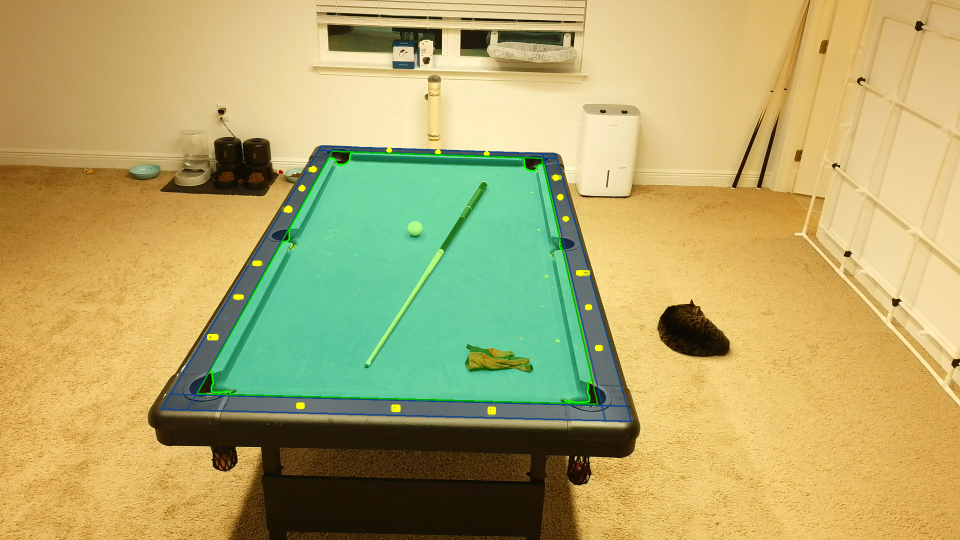
#> input picture tests/fixtures/table_live.png, 1920 x 1080 px (shown at 1/2 size)
$ python eval_table.py
#> lines starting #> are read from the running program, lines starting #| are printed output that depends on the picture; after the words box and inside, x2 and y2 are one past the last pixel; in counts of white or black regions, pixels touching at a corner belong together
#> (reads tests/fixtures/table_fixture.json from the repository)
#> in main, frame is the input picture: shape (1080, 1920, 3); mean B, G, R 106.2, 167.7, 177.8
### src/billiards_trainer/vision/felt.py
"""Felt / table-surface detection.

A faithful Python port of the C++ ``FeltDetection`` module (the strongest part
of the original prototype). Algorithm, unchanged in spirit:

    HSV inRange (with hue-wrap) -> morphology close/open -> keep largest
    connected component -> fill holes -> scan the 4 extreme edges -> reject
    pocket-curve outliers by median filtering -> robust Huber line fit per
    edge -> intersect adjacent lines -> 4 ordered corners (TL, TR, BR, BL).

The per-column / per-row edge scans that were ``O(W*H)`` nested loops in C++ are
vectorised here with ``np.argmax``, which is both the numpy idiom and far faster.
"""


import cv2
import numpy as np

from ..config import FeltSettings
from ..core.types import FeltResult


def _build_mask(bgr: np.ndarray, felt: FeltSettings) -> np.ndarray:
    """HSV threshold (handling hue wrap) + morphological cleanup -> binary mask."""
    hsv = cv2.cvtColor(bgr, cv2.COLOR_BGR2HSV)
#> hsv: shape (1080, 1920, 3); mean H, S, V 30.8, 134.8, 194.3
    lo_s, lo_v = felt.s_min, felt.v_min
    hi_s, hi_v = felt.s_max, felt.v_max

    if felt.h_min <= felt.h_max:
        mask = cv2.inRange(
            hsv,
            np.array([felt.h_min, lo_s, lo_v], np.uint8),
            np.array([felt.h_max, hi_s, hi_v], np.uint8),
        )
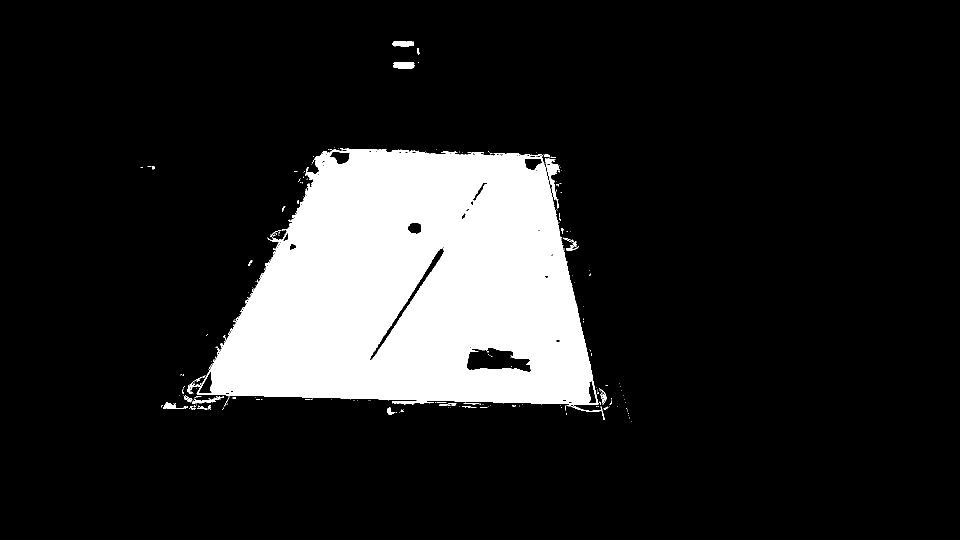
#> mask: shape (1080, 1920) (shown at 1/2 size); 14.5% white; 276 white regions (233 under 20 px), largest, box (x1, y1, x2, y2) and area: (393, 301, 1197, 810) 294773, (1090, 317, 1119, 417) 903, (786, 124, 829, 137) 514
    else:
        # Wrapped hue range: [0..h_max] U [h_min..180]
        a = cv2.inRange(hsv, np.array([0, lo_s, lo_v], np.uint8),
                        np.array([felt.h_max, hi_s, hi_v], np.uint8))
        b = cv2.inRange(hsv, np.array([felt.h_min, lo_s, lo_v], np.uint8),
                        np.array([180, hi_s, hi_v], np.uint8))
        mask = cv2.bitwise_or(a, b)

    kernel = cv2.getStructuringElement(cv2.MORPH_ELLIPSE, (15, 15))
    mask = cv2.morphologyEx(mask, cv2.MORPH_CLOSE, kernel)
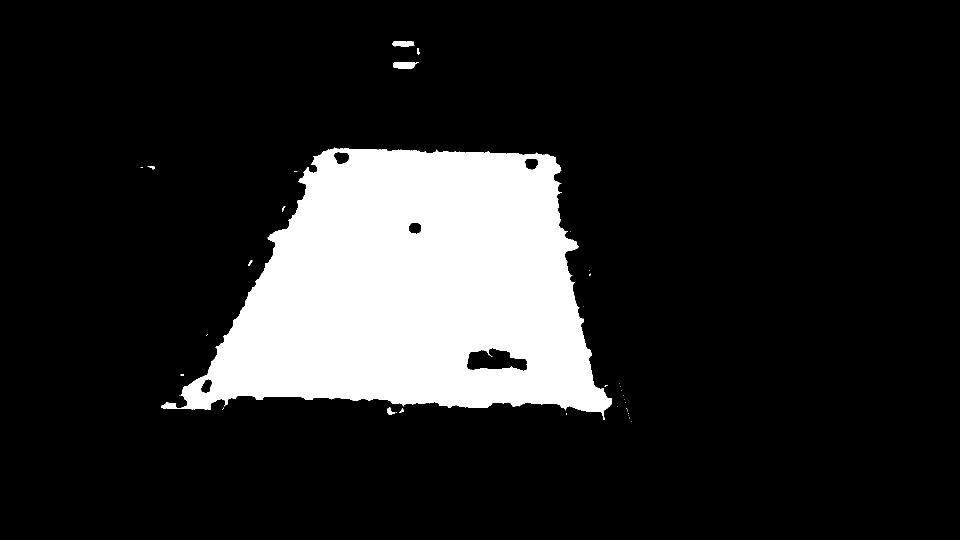
#> mask: shape (1080, 1920) (shown at 1/2 size); 15.2% white; 38 white regions (29 under 20 px), largest, box (x1, y1, x2, y2) and area: (322, 295, 1224, 840) 314109, (786, 124, 838, 137) 545, (784, 82, 829, 93) 406
    mask = cv2.morphologyEx(mask, cv2.MORPH_OPEN, kernel)
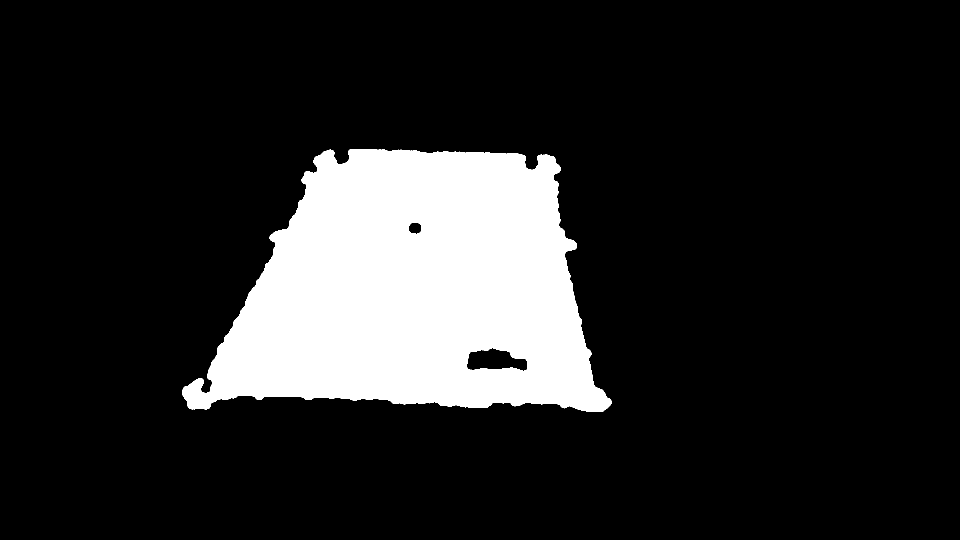
#> mask: shape (1080, 1920) (shown at 1/2 size); 15.1% white; 1 white region, box (x1, y1, x2, y2) and area: (365, 298, 1223, 824) 312328
    _, mask = cv2.threshold(mask, 127, 255, cv2.THRESH_BINARY)
    return mask


def _keep_largest_component(mask: np.ndarray) -> np.ndarray:
    n, labels, stats, _ = cv2.connectedComponentsWithStats(mask, connectivity=8)
#> n = 2; stats = [[0, 0, 1920, 1080, 1761272], [365, 298, 858, 526, 312328]]
    if n <= 1:
        return np.zeros_like(mask)
    # index 0 is background; pick the largest of the rest
    largest = 1 + int(np.argmax(stats[1:, cv2.CC_STAT_AREA]))
#> largest = 1
    out = np.zeros_like(mask)
    out[labels == largest] = 255
    return out


def _fill_holes(mask: np.ndarray) -> np.ndarray:
    """Flood-fill hole filling: fill the outside of the inverted mask, then any
    remaining holes are interior regions not connected to the border."""
    _, mask = cv2.threshold(mask, 127, 255, cv2.THRESH_BINARY)
    inv = cv2.bitwise_not(mask)
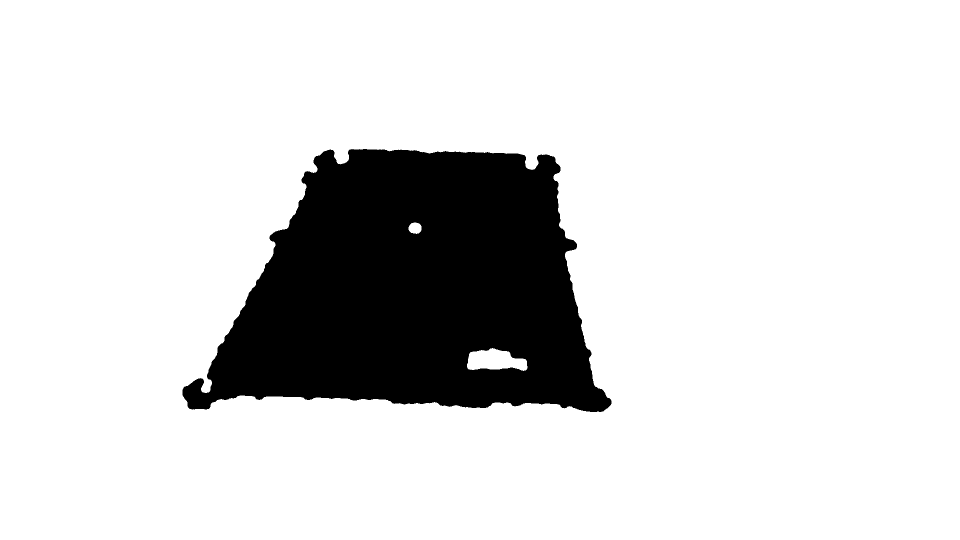
#> inv: shape (1080, 1920) (shown at 1/2 size); 84.9% white; 1 black region
    ff = inv.copy()
    h, w = mask.shape[:2]
    ffmask = np.zeros((h + 2, w + 2), np.uint8)
    cv2.floodFill(ff, ffmask, (0, 0), 255)
    holes = cv2.bitwise_and(inv, cv2.bitwise_not(ff))
#> holes: shape (1080, 1920); every value is 0
#> (the rest of the program and of its run is left out)
